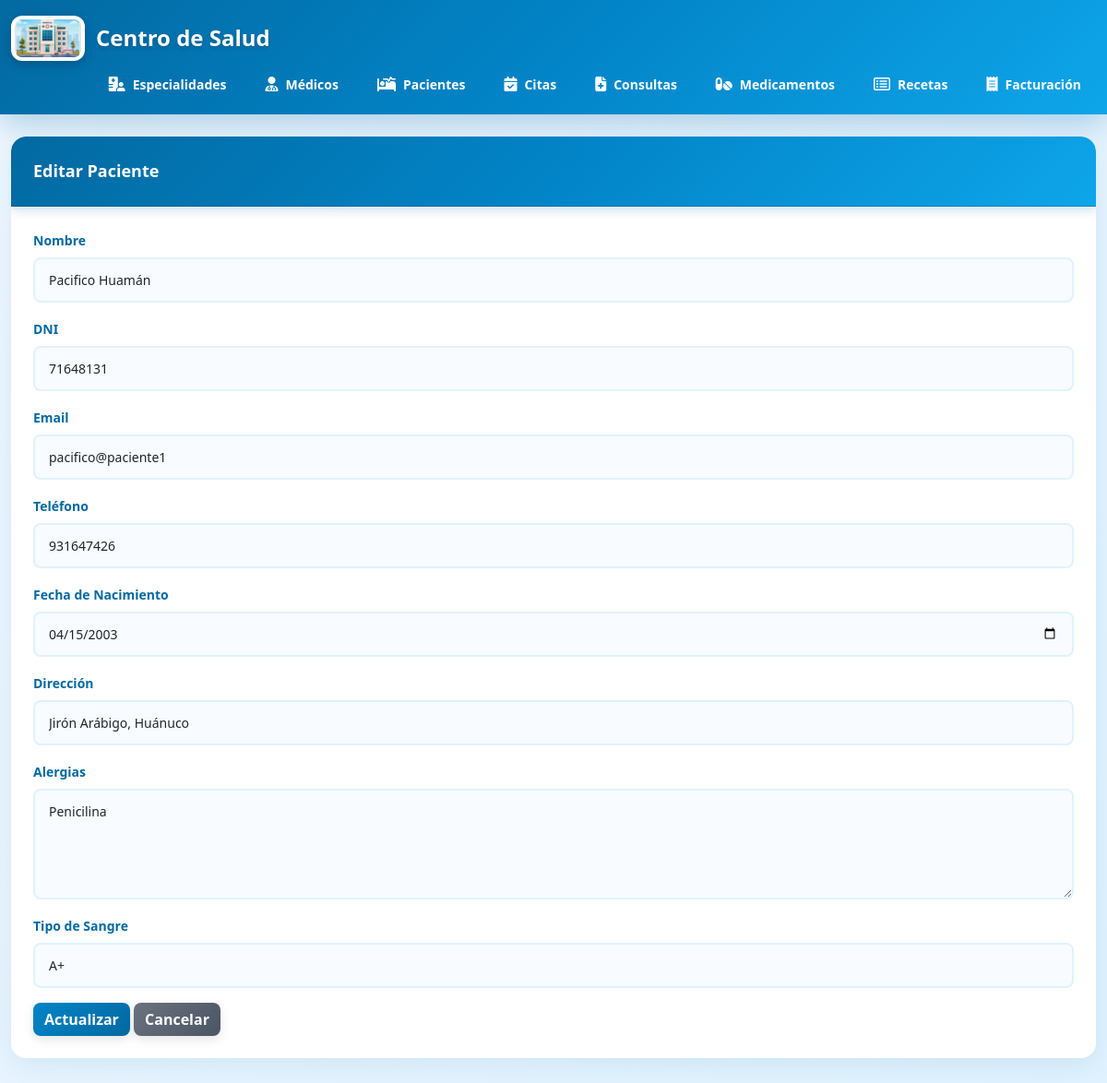
The page /pacientes/edit.php?id=1 on the database its author committed.
### tables this page shows
CREATE TABLE pacientes (
  id_paciente int auto_increment primary key,
  nombre varchar(150) not null,
  dni varchar(20) not null unique,
  email varchar(100) unique,
  telefono varchar(20),
  fecha_nacimiento date,
  direccion varchar(255),
  tipo_sangre varchar(5),
  alergias text,
  fecha_registro datetime default current_timestamp
);

### pacientes/edit.php (the view, shortened to what this page needs)
<?php
require_once '../config/database.php';
require_once '../includes/header.php';
$id = $_GET['id'];
$stmt = $pdo->prepare("SELECT * FROM pacientes WHERE id_paciente = :id");
$stmt->execute([':id' => $id]);
$paciente = $stmt->fetch(PDO::FETCH_ASSOC);
?>
<div class="card">
    <div class="card-header">Editar Paciente</div>
    <div class="card-body">
        <form action="update.php" method="POST">
            <div class="mb-3">
                <label class="form-label">Nombre</label>
                <input type="text" name="nombre" class="form-control" value="<?= $paciente['nombre'] ?>" required>
            </div>
            <div class="mb-3">
                <label class="form-label">DNI</label>
                <input type="text" name="dni" class="form-control" value="<?= $paciente['dni'] ?>" required>
            </div>
            <div class="mb-3">
                <label class="form-label">Email</label>
                <input type="email" name="email" class="form-control" value="<?= $paciente['email'] ?>">
            </div>
            <div class="mb-3">
                <label class="form-label">Teléfono</label>
                <input type="text" name="telefono" class="form-control" value="<?= $paciente['telefono'] ?>">
            </div>
            <div class="mb-3">
                <label class="form-label">Fecha de Nacimiento</label>
                <input type="date" name="fecha_nacimiento" class="form-control" value="<?= $paciente['fecha_nacimiento'] ?>">
            </div>
            <div class="mb-3">
                <label class="form-label">Dirección</label>
                <input type="text" name="direccion" class="form-control" value="<?= $paciente['direccion'] ?>">
            </div>
            <div class="mb-3">
                <label class="form-label">Alergias</label>
                <textarea name="alergias" class="form-control" rows="3"><?= $paciente['alergias'] ?></textarea>
            </div>
            <div class="mb-3">
                <label class="form-label">Tipo de Sangre</label>
                <select name="tipo_sangre" class="form-control">
                    <option value="A+" <?php if ($paciente['tipo_sangre'] == 'A+') echo 'selected'; ?>>A+</option>
                </select>
            </div>
            <button type="submit" class="btn btn-warning">Actualizar</button>
            <a href="index.php" class="btn btn-secondary">Cancelar</a>
        </form>
    </div>
</div>
<?php require_once '../includes/footer.php'; ?>

### public/css/style.css (style rules this page uses)
* { margin: 0; padding: 0; box-sizing: border-box; }
body { background: linear-gradient(135deg, #f0f7ff 0%, #e0f2fe 100%); font-family: 'Segoe UI', Tahoma, Geneva, Verdana, sans-serif; min-height: 100vh; }
.card { border: none !important; border-radius: 16px; box-shadow: 0 8px 32px rgba(3, 105, 161, 0.1); margin-bottom: 30px; overflow: hidden; background: white; }
.card-header { background: linear-gradient(135deg, #0369A1 0%, #0284C7 50%, #0EA5E9 100%) !important; color: white !important; border-radius: 16px 16px 0 0 !important; padding: 24px !important; font-weight: 600; font-size: 18px; box-shadow: 0 4px 12px rgba(3, 105, 161, 0.2); }
.card-body { padding: 24px; }
.btn { border-radius: 8px; font-weight: 600; transition: all 0.3s ease; box-shadow: 0 4px 12px rgba(0, 0, 0, 0.1); }
.btn-warning { background: linear-gradient(135deg, #0284C7 0%, #0369A1 100%) !important; border: none !important; color: white !important; }
.btn-secondary { background: linear-gradient(135deg, #6b7280 0%, #4b5563 100%) !important; border: none !important; color: white !important; }
.form-control { border-radius: 8px; border: 2px solid #E0F2FE !important; padding: 12px 15px; font-size: 14px; transition: all 0.3s ease; background-color: #F8FBFF; }
textarea.form-control { resize: vertical; min-height: 120px; }
.form-label { font-weight: 600; color: #0369A1; margin-bottom: 8px; font-size: 14px; }
.mb-3 { margin-bottom: 20px; }

### rows shown on the page
pacientes: nombre "Pacifico Huamán", dni "71648131", email "pacifico@paciente1", telefono "931647426", fecha_nacimiento "04/15/2003", direccion "Jirón Arábigo, Huánuco", alergias "Penicilina", tipo_sangre "A+"
